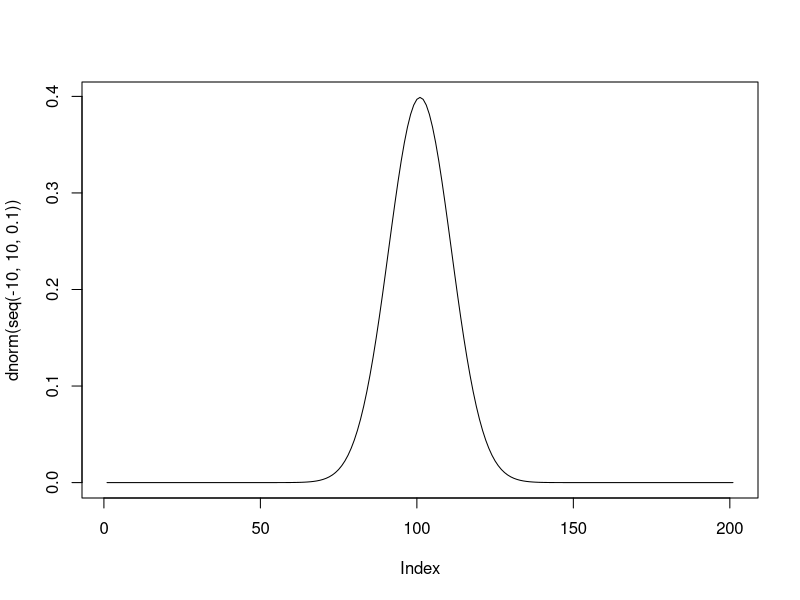
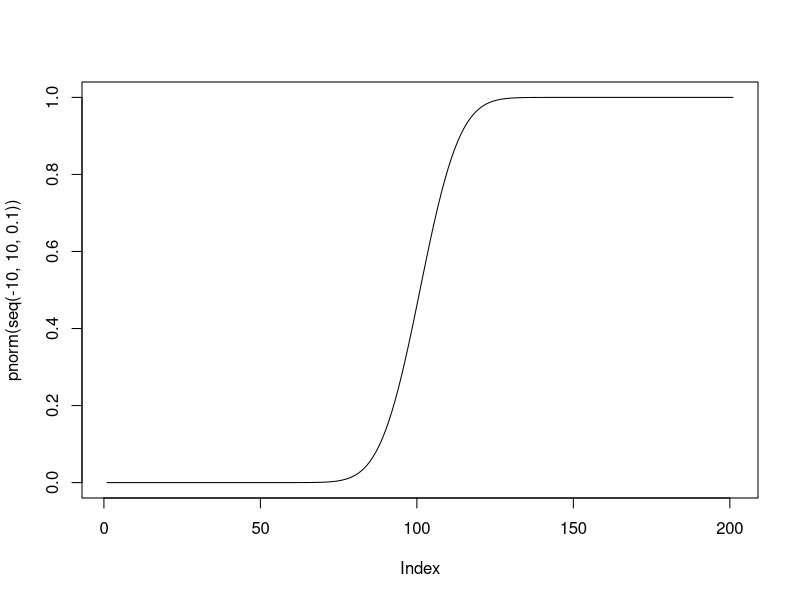
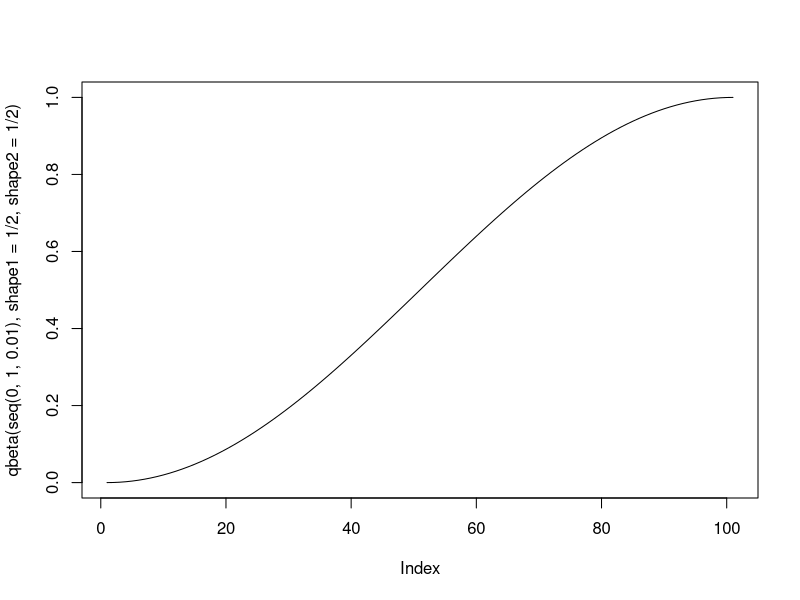
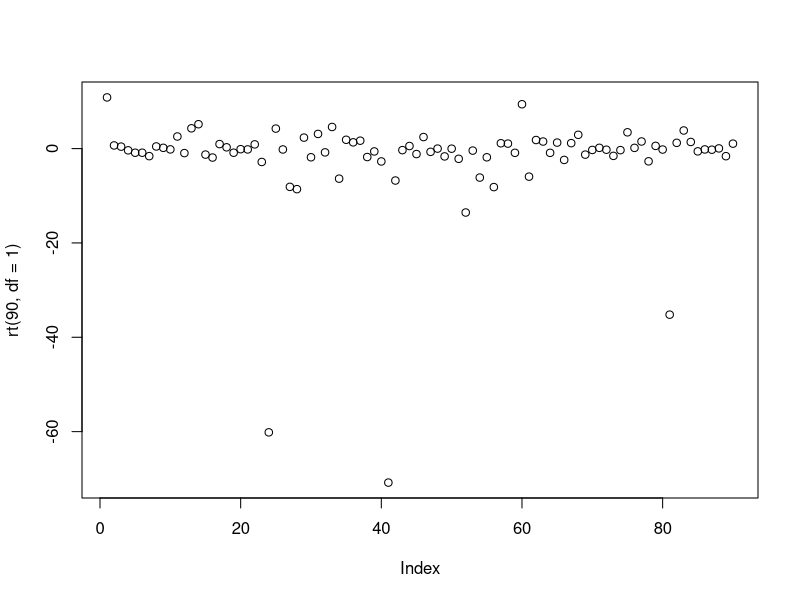
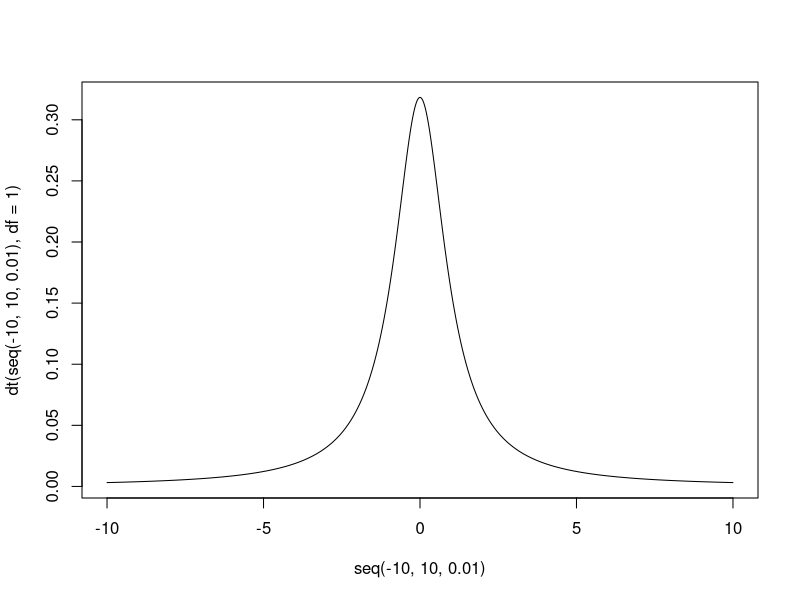
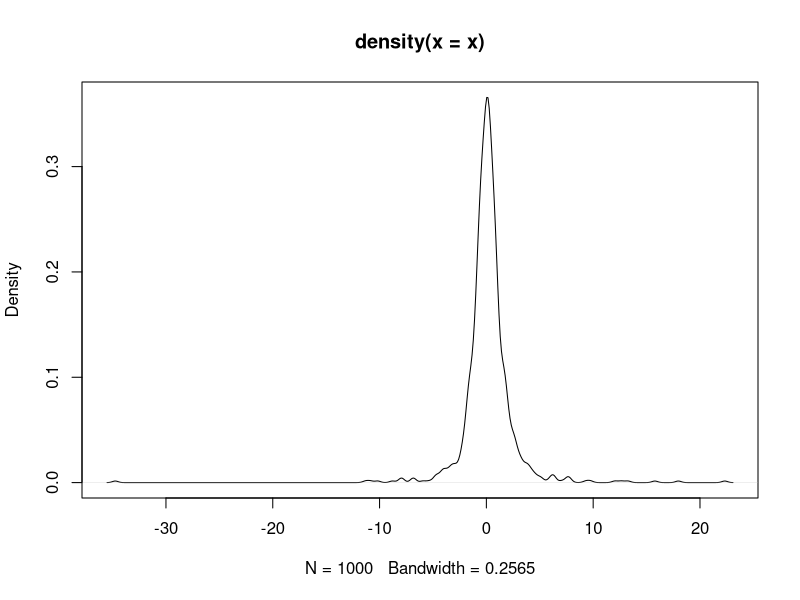
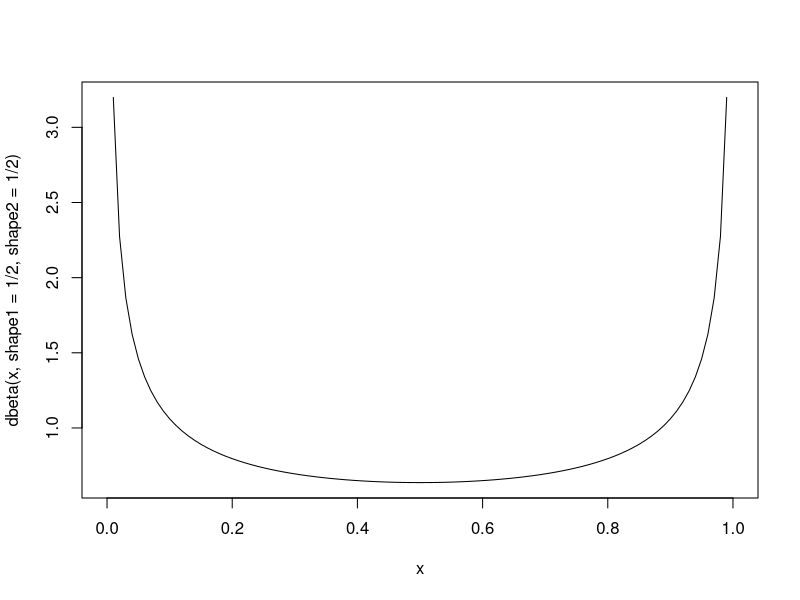
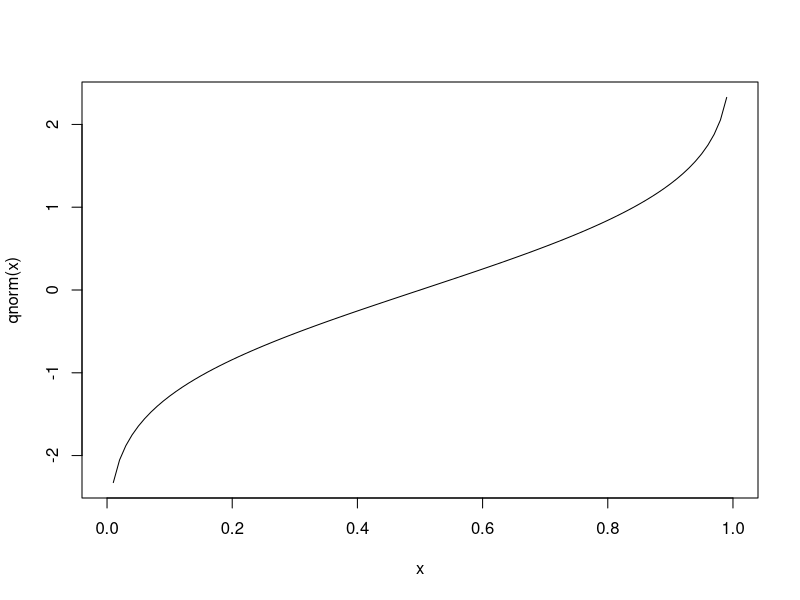

Write the R code that produced these figures, in order.
# INFERENCIA ESTAD?STICA
# SIMULACION DE VARIABLES ALEATORIAS
# Profesor: Gonzalo Perez de la Cruz
# Ayudante: Dioney Alonso Rosas Sanchez
# Ayudante: Alexis Adrian Carrillo Medina

# Recuerden que antes de iniciar un nuevo script de R es recomendable
# borrar todos los objetos del ambiente para no causar errores.
# Para ello podemos ejecutar el siguiente codigo
rm(list = ls(all.names =  TRUE)) 
gc()


########################## DISTRIBUCIONES ##########################


# Para ver cuales son las distribuciones que hay en R por default:
?distributions

# dnorm : Funci?n de Densidad de Probabilidad (PDF en ingl?s).
# pnorm : Funci?n de Distribuci?n de Probabilidad (CDF en ingl?s; probabilidad acumulada).
# qnorm : Funci?n de Cuantiles.
# rnorm : Generador aleatorio de n?meros con distribuci?n normal.


# dnorm (funcion de densidad f)
# Es la funci?n con forma de campana que la mayor?a conocemos.
# Calcula para cada punto observado el valor de la funci?n de densidad.

dnorm(0) # Nos regresa el valor de la distribucion en 0 de una normal(0,1)
dexp(1,rate=2) # Nos regresa el valor de la distribucion en 1 de una exponencial(2)

plot(dnorm(seq(-10,10,0.1)),type="l") # Grafica de la campana de Gauss

# pnorm (funci?n de distribucion F)
# Es la funci?n que describe P(Y <= X) probabilidad de que Y sea
# menor o igual a X, siendo X cualquier valor en el dominio e Y una variable aleatoria
# tomada de una distribuci?n normal.
# Recuerden que se encuentra entre 0 y 1.

pnorm(0) # Valor de la funcion de distribucion de una normal(0,1) en 0
punif(5,min=0,max=7) # Valor de la funcion de distribucion de una Uniforme(0,7) en 5

plot(pnorm(seq(-10,10,0.1)), type="l") # Funcion de distribucion de una normal(0,1)

# qnorm es la funcion que utilizamos para encontrar los cuantiles de una 
# normal

qnorm(.5) #Cuantil al 50% (tambien conocido como la mediana)
qbeta(0.2,shape1=1/2,shape2 = 1/2) #Cuantil al 20% de una Beta(1/2,1/2)

plot(qbeta(seq(0,1,0.01),shape1=1/2,shape2 = 1/2),type="l")

# rnorm es la funcion utilizada para simular numeros aleatorios
# En este caso de una normal
#Antes de simular, fijemos una semilla
set.seed(2)

rnorm(5) # 5 variables aleatorias normales(0,1)
rt(7,df=4) # 7 variables aleatorios t-student con 4 grados de libertad

plot(rt(90,df=1)) # Grafica de 90 variables t-student(1)

# Veamos si encaja con la densidad
plot(seq(-10,10,0.01),dt(seq(-10,10,0.01),df=1),type="l")


x<-rt(1000,df=2) #Simulamos 100 t-student
mean(x) #Deberia encajar con la esperanza de una t-student(2)
plot(density(x)) #Deberia encajar con la densidad

#Otra forma de graficar funciones es con la funcion curve
curve(dbeta(x,shape1=1/2,shape2 = 1/2),from=0,to=1)
curve(qnorm(x),from=0,to=1)

#Podemos combinar todo lo visto para crear lo siguiente
x <- rgamma(1000,rate=1,shape=1)
hist(x,col="blue",freq=F)
lines(density(x),col="pink",lw=2)
curve(dgamma(x,rate = 1,shape=1),lw=2,add=T,col="red")
legend(x="topright",legend=c("Empirica","Teorica"),lty = 1,col=c("pink","red"))

